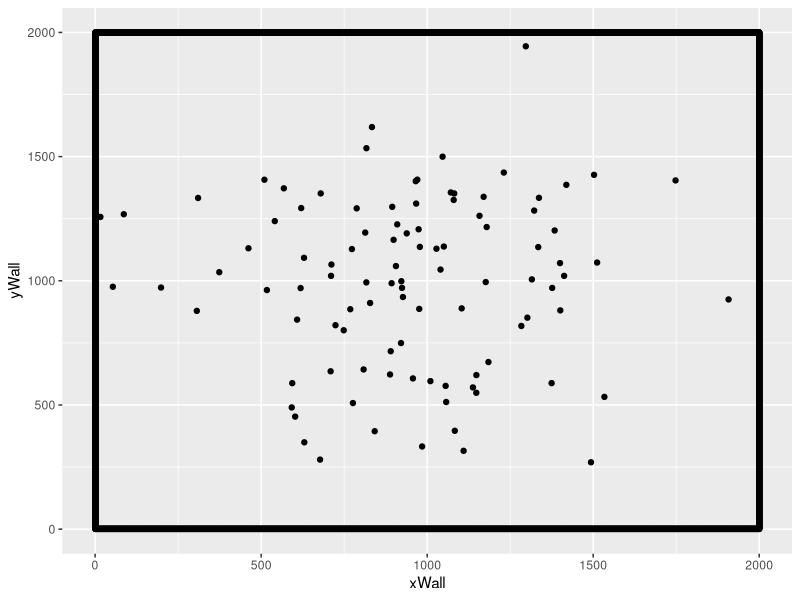
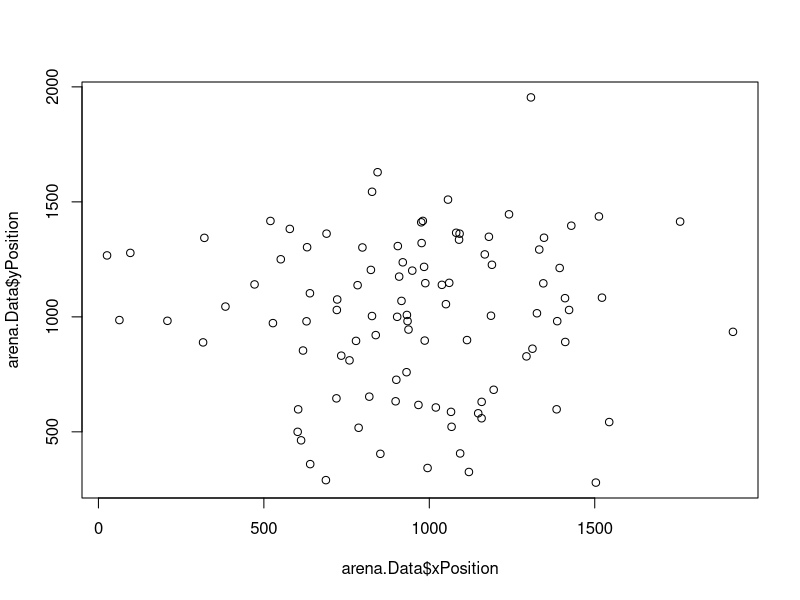
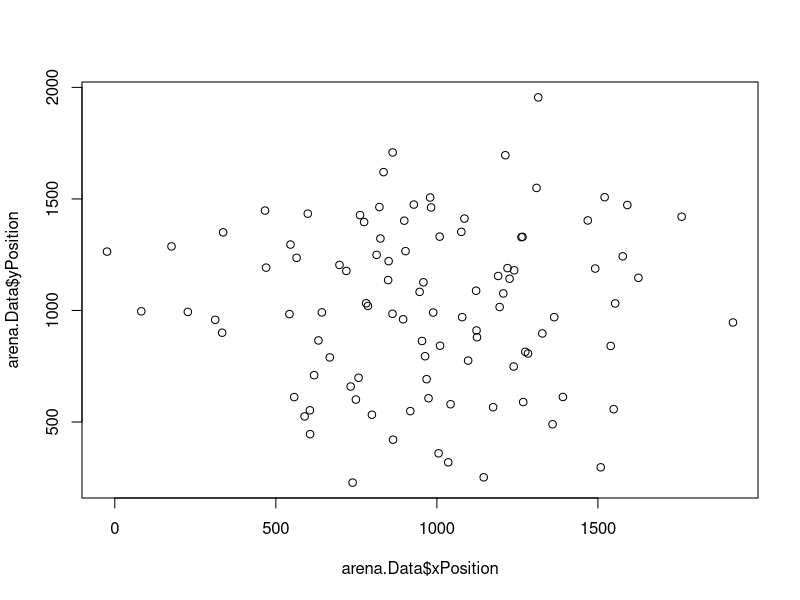
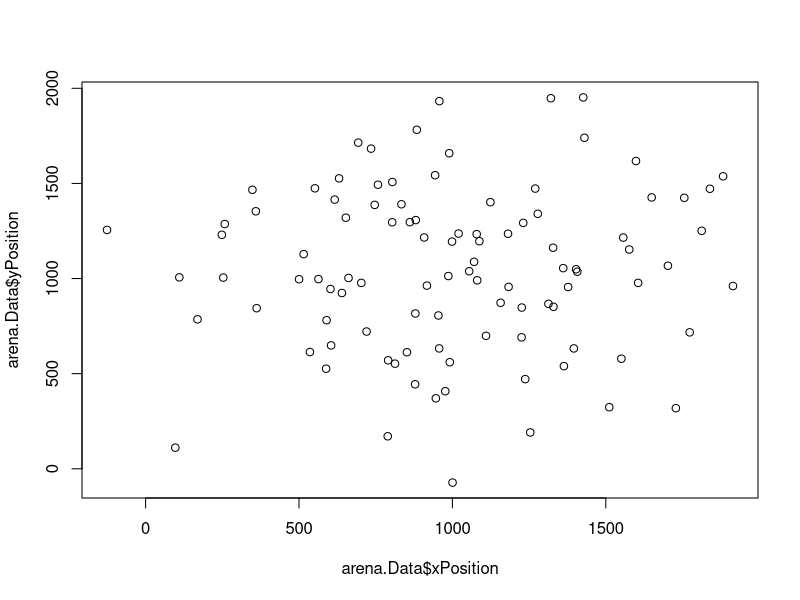
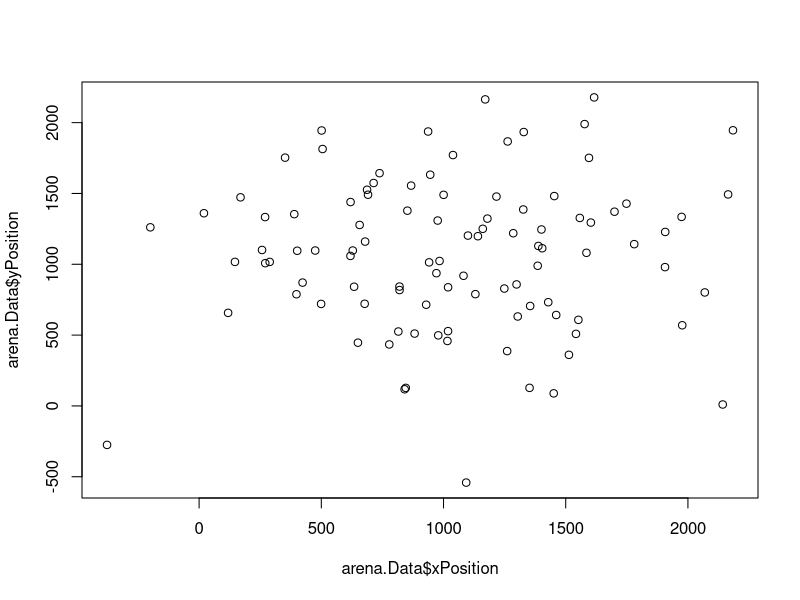
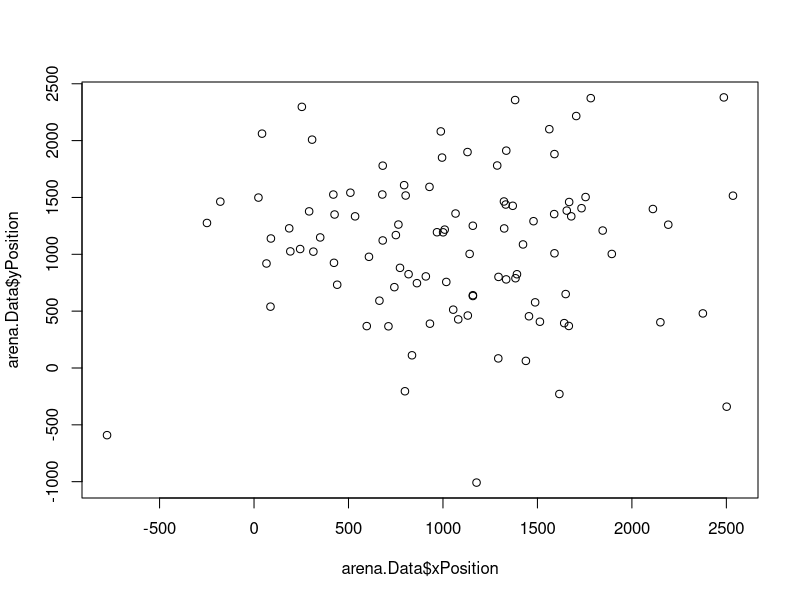
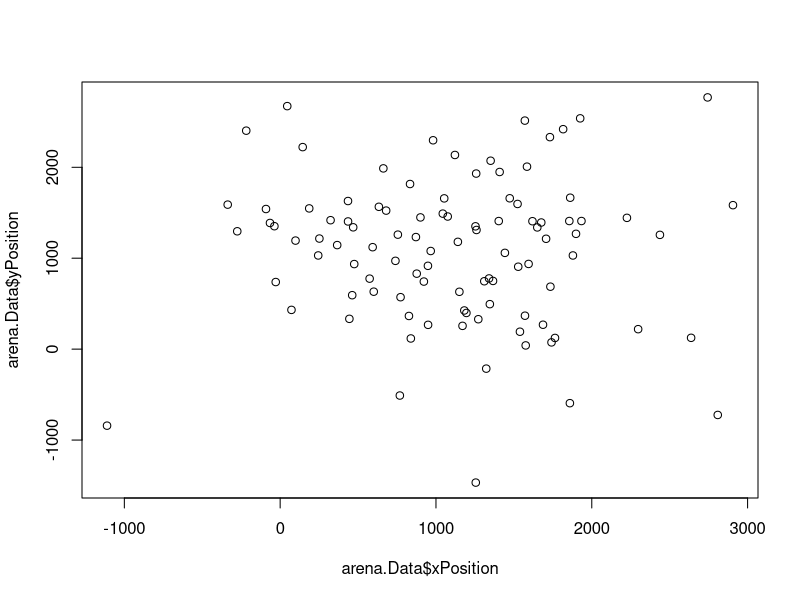
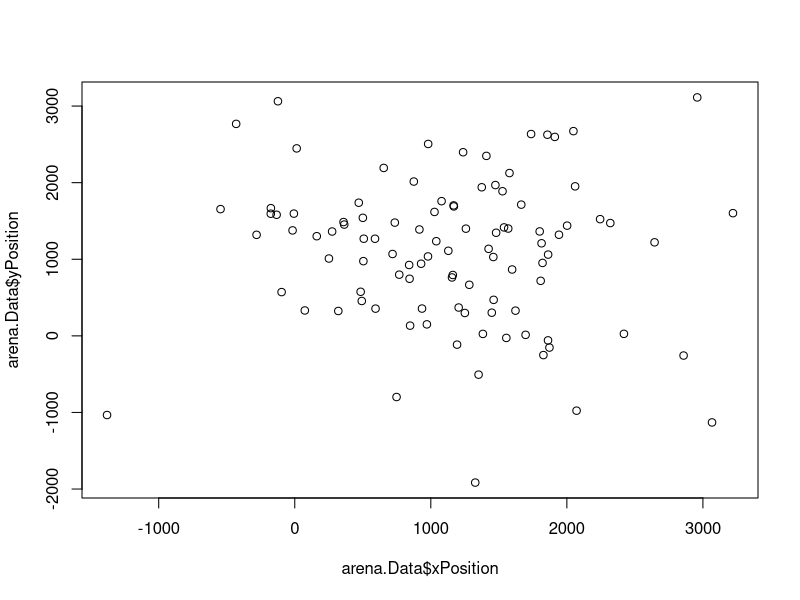

These charts were generated, in order, by the following R code:

# THE FOLLOWING IS A 2-D VARIANT OF CRAIG REYNOLDS' BOID MODEL.
# Written by Gabriel Dell'Accio
# Algorithm inspired by Craig Reynold's BOID algorithm and Conrad Parker's BOIDs pseudocode at: 
# http://www.kfish.org/boids/pseudocode.html

# Overview:
#   The time.stepper() function at the end of the script takes in the number of iterations you want to run the model for.    
#
#   Rules for swarming
#     1) social attraction: Boids are attracted to the center of the overall swarm.
#     2) Avoidance rule: Boids avoid collision with other boids by avoiding coming within
#        a certain distance of one another.
#     3) Match Velocity: Boids can sense the average velocity of the swarm and do their 
#        best to match it.
# 
#    GSI: Group Stability Index 
#     # This is an index developed by Baldessare and colleagues (2003) to measure the stability of a 
#     # swarm in their paper "Evolving mobile robots  able to display collective behaviors"


# LIBRARIES:
library(ggplot2)

# ARENA PARAMETERS:
  # Variable to hold the x,y center coordinate of the graph size.
  xLength <- 2000.0
  yLength <- 2000.0


  centerCor <- rep(xLength/2,2)
# SWARM PARAMETERS:
  # number of individuals
  nIndividuals <- 100
  # velocity that all Boid's will begin with. 
  baseVelocity <- 10
  # a value that increases the size of the distribution of initial locations for the swarm. 
  spatialDistribution <- 300
  # the number of iterations the model is run for.
  step.iterations <- 30

  # Vectors to hold the starting x,y velocities for the swarm.
  xVelocity <- rep(baseVelocity, nIndividuals)
  yVelocity <- rep(baseVelocity, nIndividuals)

  # This function creates the arena.
  create.arena <- function(xLength, yLength) {
    
    # length of x plane 
    xLimit <- xLength 
    # Length of y plane
    yLimit <- yLength
    
    # temporary data frame that holds the data 
    # that creates the borders of the 2D arena. 
    arena.Data <<- data.frame(
      yWall = rep(1,yLimit),
      xWall = c(1:xLimit),
      xNorthWall = c(1:xLimit),
      yNorthWall = rep(yLimit,yLimit)
    )

    # Plot Arena Borders
    arena <- ggplot(data = arena.Data, aes(x=xWall,y=yWall))
    arena <- arena + geom_point() +  ylim(1,yLimit) + xlim(1,xLimit) + geom_point(aes(xNorthWall,yNorthWall)) + geom_point(aes(rep(1,xLimit),c(1:yLimit))) + geom_point(aes(rep(xLimit,xLimit),c(1:yLimit)))

    return(arena)
  }
  arenaSim <- create.arena(xLength, yLength)

  # This function helps initialize the swarm and arena using a data frame, arena.data, 
  # that stores information about the swarm and the arena. 
  initialize.swarm <- function(spatial.distribution.factor,coordinateLocation) {
      arena.Data$index <<- c(1:nIndividuals)
      arena.Data$xPosition <<- rep(NA, xLength)
      arena.Data$yPosition <<- rep(NA, yLength)
    
    # Create the x,y position of each individual in the swarm by drawing from a 
    # random normal distribution around a given coordinate location in the arena. 
    for(var in 1:nIndividuals) {
      # velocityList[] <- c(baseVelocity,baseVelocity)
      arena.Data$xPosition[var] <<- rnorm(1, mean=coordinateLocation[1], sd=spatial.distribution.factor + 50)
      arena.Data$yPosition[var] <<- rnorm(1, mean=coordinateLocation[2], sd=spatial.distribution.factor + 50)
      # arena.Data$theta[var] <<- rnorm(1, mean = 180, sd= theta.distribution.factor + 5)
    }
  }

  # Call the initialize function that creates teh arena.data data frame 
  # with all previously declared swarm and arena parameters.
  initialize.swarm(spatialDistribution, centerCor)

  # Function that updates the current arena with the swarm's current location.
  display.swarm <- function() {
    return(arenaSim + geom_point(aes(arena.Data$xPosition, arena.Data$yPosition)))
  }

arenaSim <- display.swarm()
arenaSim

# GSI: functions for computing the group stability index
  # This function computes the distance between two x,y points in the 2D arena. 
  compute.cart.distance  <- function(x1,x2,y1,y2) {
    return(sqrt(((x1-x2)^2) + ((y1-y2)^2)) )
  }
  # This function calculates the total distance between all members of the flock. It returns the total distance between all individuals in one step of the arena.
  calculate.group.distance <- function() {
    groupedDistance <- 0
    for(var in 1:nIndividuals) {
      for(varTwo in 1:nIndividuals) {
         dist <- compute.cart.distance(arena.Data$xPosition[var], arena.Data$xPosition[varTwo], arena.Data$yPosition[var], arena.Data$yPosition[varTwo])
         groupedDistance <- groupedDistance + dist
      }
    }
    return(groupedDistance)
  }
  # This function takes in the previous time step's total group distance and the current time steps group distance to calculate the 
  # group stability over time.
  calculate.gsi <- function(groupedDistancePrev, groupedDistanceNext) {
    finalGsi <- 1 - (((abs(groupedDistancePrev - groupedDistanceNext)) / 4 ) / (nIndividuals*(nIndividuals-1)/2))
    return(finalGsi)
  }


# A function that returns the average x,y coordinate of the swarm.
find.center <- function() {

  totalX <- 0
  totalY <- 0


  for(var in 1:nIndividuals) {
    totalX <- totalX + arena.Data$xPosition[var] 
    totalY <- totalY + arena.Data$yPosition[var] 
  }

  averageX <- totalX / nIndividuals
  averageY <- totalY / nIndividuals

  centerAttraction <- c(averageX, averageY)

  return(centerAttraction)

}


# RULE 1: calculate the swarm's social attraction 
social.attraction <- function(boid, count) {

  totalX <- 0
  totalY <- 0

  # Find the average X,Y coordinate
  for(var in 1:nIndividuals) {
    totalX <- totalX + arena.Data$xPosition[var] 
    totalY <- totalY + arena.Data$yPosition[var] 
  }
  averageX <- totalX / nIndividuals
  averageY <- totalY / nIndividuals

  # calculate the the adjusted X,Y velocity paramter to move the Boid in the direction of the social attraction.
  centerAttraction <- c(((averageX - boid[1])/100 ), ((averageY - boid[2])/100))
  # print(centerAttraction)
  return(centerAttraction)
}


# RULE 2: calculate the avoidance correction for a boid   
avoidance.rule <- function(boid, count) {

  correctedCourse <- c(0,0)

  # for each individual ...
  for(var in 1:nIndividuals) {
    # If it it isnt the provided Boid...
    if(count != var) {
      # Check to see if any other individuals are within 100 spaces
      if((abs( arena.Data$xPosition[var] - boid[1]) < 100) && (abs(arena.Data$yPosition[var] - boid[2]) < 100)) {
        b.position <- c(arena.Data$xPosition[var], arena.Data$yPosition[var])
        # If there are individuals within this space, create a negative value to change the position of the Boid
        correctedCourse <- correctedCourse - (b.position - boid)
      } 
    }
  }
  # print(correctedCourse)

  return(correctedCourse)
}

# RULE 3: calculate the match velocity correction for a boid
match.velocity <- function(boid, count) {

  meanVelocityX <- 0 
  meanVelocityY <- 0

  # Calculate mean x,y velocities for the swarm 
  for(var in 1:nIndividuals) {
    meanVelocityX <- meanVelocityX + xVelocity[var]
    meanVelocityY <- meanVelocityY + yVelocity[var]  
  }
  meanVelocityX <- meanVelocityX / nIndividuals
  meanVelocityY <- meanVelocityY / nIndividuals

  # Calculate the individual boid's x,y correction 
  velocityCorrectionX <- (meanVelocityX - xVelocity[count]) /8
  velocityCorrectionY <- (meanVelocityY - xVelocity[count]) /8

  return(c(velocityCorrectionX, velocityCorrectionY))
}
 
# This function steps the swarm one step using the the 3 behavior rules 
# written above. 
compute.next.pos <- function() {

  # For each Boid...
  for(var in 1:nIndividuals) {

    # Store its current location
      currentIndividualLoc <- c(arena.Data$xPosition[var], arena.Data$yPosition[var])
      
      # Rule 1: find the average position of the swarm and calculate the individual's velocity 
      # parameter that determines how much it moves toward the center.
      social.attraction.rule <- social.attraction(currentIndividualLoc, var)
      # Rule 2: calculate the velocity parameter that ensures the individual avoids moving too close
      # to any one idividual within the swarm.
      avoidanceRule <- avoidance.rule(currentIndividualLoc, var)
      print(avoidanceRule)
      # Rule 3: calculate the average velocity of the swarm and find the velocity parameter that
      # that helps match the current individuals velocity to the swarm's average velocity.
      velocityRule <- match.velocity(currentIndividualLoc, var)
      
      # Apply the individulas current velocity to determine its next location.
      currentIndividualLoc <- currentIndividualLoc + c(xVelocity[var],yVelocity[var])

      # Change the individuals velocity as dedtermined by the 3 rules calculated above.
      xVelocity[var] <<- xVelocity[var] + social.attraction.rule[1] + avoidanceRule[1] + velocityRule[1]
      yVelocity[var] <<- yVelocity[var] + social.attraction.rule[2] + avoidanceRule[2] + velocityRule[2]

      # Change the individuals location
      arena.Data$xPosition[var] <<- currentIndividualLoc[1]
      arena.Data$yPosition[var] <<- currentIndividualLoc[2]
  }

}



# This function steps the swarm x iterations and tracks the group stability of the
# swarm in each time step. 
time.stepper <- function(iterations) {

  # Create a vector to hold a log of the change in group stability over time.
  gsiLog <- rep(0,iterations)

  # For i iterations ...
  for(i in 1:iterations) {
    
    # calculate total group distance at this time step 
    prevTotalDistance <- calculate.group.distance()

    # Compute and apply new positons for each individual in the swarm.
    compute.next.pos()

    # Calculate the total group distance after stepping the swarm.
    nextTotalDistance <- calculate.group.distance()

    # Calculate the change in group stability between the previous and current 
    # time step and log it in the gsiLog vector.
    gsiLog[i] <- calculate.gsi(prevTotalDistance, nextTotalDistance)

    # Display the swarm.
    plot(arena.Data$xPosition, arena.Data$yPosition)
    # Sleep in order to provide R studio the opportunity to load the plot. 
    Sys.sleep(.04)
  }
  return(gsiLog)
}

finalGsi <- time.stepper(step.iterations)

plot(finalGsi)


